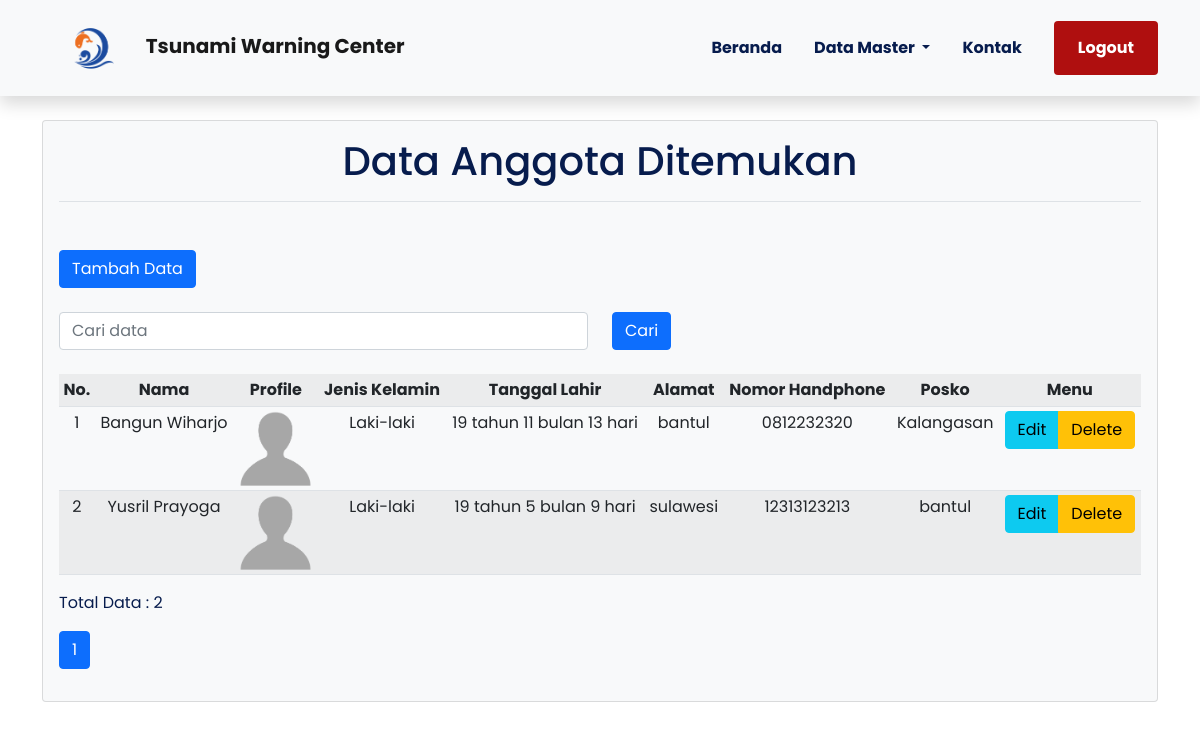
Page /Backend/tampil.php on the committed database.
### tables this page shows
CREATE TABLE `anggota` (
  `id` int(11) NOT NULL,
  `nama` varchar(255) NOT NULL,
  `jk` enum('L','P') NOT NULL,
  `tanggal_lahir` date NOT NULL,
  `alamat` varchar(255) NOT NULL,
  `telp` varchar(15) NOT NULL,
  `posko` varchar(255) NOT NULL,
  `foto` varchar(15) NOT NULL
);

### Backend/tampil.php (the view, shortened to what this page needs)
<?php
require 'koneksi.php';
?>
<!doctype html>
<html lang="en">
<head>
    <link rel="stylesheet" href="libraries/bootstrap/css/bootstrap.css">
    <link rel="stylesheet" href="style/main.css">
</head>
<body>
    <?php include 'layout/navbar.php' ?>
    <main>
        <div class="container" style="margin-top: 120px;">
            <div class="card bg-light">
                <div class="card-body">
                    <h1 class="text-center">Data Anggota Ditemukan</h1>
                    <div class="border-bottom mt-3 mb-5"></div>
                    <a href="tambah.php" class="btn btn-primary mb-4">Tambah Data</a>
                    <?php
                    $limit = 4;
                    if (@$_GET['hal'] == '') {
                        $offset = 0;
                        $hal = 1;
                    } else {
                        $offset = ($_GET['hal'] - 1) * $limit;
                        $hal = $_GET['hal'];
                        $no = $offset + 1;
                    }
                    if (@$_POST['cari']) {
                      $cari = $_POST['cari'];
                      $anggota = mysqli_query($konek, "SELECT * FROM anggota WHERE
                      nama LIKE '%$cari%'
                      OR tanggal_lahir LIKE '%$cari%'
                      OR alamat LIKE '%$cari%'
                      OR telp LIKE '%$cari%'
                      ORDER BY nama ASC ") or die(mysqli_error($konek));
                    } else {
                        $anggota = mysqli_query($konek, "SELECT * FROM anggota ORDER BY nama ASC  LIMIT $offset, $limit") or die(mysqli_error($konek));
                    }
                    ?>
                    <form action="" method="post">
                        <div class="form-row align-items-center">
                            <div class="row">
                                <div class="col-6">
                                    <input type="text" name="cari" class="form-control mb-2" id="cari" placeholder="Cari data">
                                </div>
                                <div class="col-6">
                                    <button class="btn btn-primary mb-2" type="submit">Cari</button>
                                </div>
                            </div>
                        </div>
                    </form>
                    <table class="table table-sm table-striped align-item-center text-center mt-3">
                        <tr>
                            <th>No.</th>
                            <th>Nama</th>
                            <th>Profile</th>
                            <th>Jenis Kelamin</th>
                            <th>Tanggal Lahir</th>
                            <th>Alamat</th>
                            <th>Nomor Handphone</th>
                            <th>Posko</th>
                            <th>Menu</th>
                        </tr>
                        <?php
                        $anggota_tot = mysqli_query($konek, "SELECT * FROM anggota") or die(mysqli_error($konek));
                        $no = 1;
                        $total = mysqli_num_rows($anggota_tot);
                        require 'umur.php';
                        foreach ($anggota as $row) : {
                                $jk = ($row['jk'] == 'L') ? 'Laki-laki' : 'Perempuan';
                                $foto = ($row['foto'] == '') ? 'no-profile.jpg' : $row['foto'];
                        ?>
                                <tr>
                                    <td><?= $no ?></td>
                                    <td><?= $row["nama"] ?></td>
                                    <td><img src="images/<?= $foto ?>" width="75" alt=""></td>
                                    <td><?= $jk ?></td>
                                    <td><?= hitung_umur($row["tanggal_lahir"]) ?></td>
                                    <td><?= $row["alamat"] ?></td>
                                    <td><?= $row["telp"] ?></td>
                                    <td><?= $row["posko"] ?></td>
                                    <td>
                                        <div class="btn-group" role="group" aria-label="basic example">
                                            <a href="tambah.php?id=<?= $row['id']; ?>" class="btn btn-info">Edit</a>
                                            <a href="function.php?id=<?= $row['id']; ?>" class="btn btn-warning" onclick="return confirm('Apakah Anda yakin ingin menghapus data ini?')">Delete</a>
                                        </div>
                                    </td>
                                </tr>
                            <?php $no++;
                            } ?>
                        <?php endforeach ?>
                    </table>
                    <p>Total Data : <?= $total; ?></p>
                    <nav aria-label="Page navigation example">
                        <ul class="pagination">
                            <?php
                            $jml_hal = ceil($total / $limit);
                            for ($i = 1; $i <= $jml_hal; $i++) {
                                if ($i != $hal) {
                            ?>
                                    <li class="page-item">
                                        <a href="tampil.php?hal=<?= $i ?>" class="page-link"><?= $i ?></a>
                                    </li>
                                <?php
                                } else {
                                ?>
                                    <li class="page-item active">
                                        <a class="page-link"><?= $i ?></a>
                                    </li>
                            <?php
                                }
                            }
                            ?>
                        </ul>
                    </nav>
                </div>
            </div>
        </div>
    </main>
</body>
</html>

### Backend/layout/navbar.php (shortened to what this page needs)
<!DOCTYPE html>
<html lang="en">
<head>
  <link href="https://cdn.jsdelivr.net/npm/bootstrap@5.1.3/dist/css/bootstrap.min.css" rel="stylesheet">
  <link rel="stylesheet" href="style/main.css">
</head>
  <div class="container">
    <nav class="navbar navbar-expand-lg navbar-light bg-light fixed-top shadow">
      <div class="container">
        <a class="navbar-brand" href="admin.php">
          <img class="rounded-circle" src="Images/tsunami.png" alt="Logo Tsunami">
          <b>Tsunami Warning Center</b>
        </a>
        <div class="collapse navbar-collapse" id="navbarNav">
          <ul class="navbar-nav ms-auto mb-2 mb-lg-0 text-center">
            <li class="nav-item mx-md-2">
              <a class="nav-link active" aria-current="page" href="admin.php">Beranda</a>
            </li>
            <li class="nav-item dropdown mx-md-2">
              <a class="nav-link active dropdown-toggle" href="#" id="navbarDropdownMenuLink" role="button"
                data-bs-toggle="dropdown" aria-expanded="false">
                Data Master
              </a>
            </li>
            <li class="nav-item mx-md-2">
              <a class="nav-link active" href="kontak.php">Kontak</a>
            </li>
          </ul>
          <div class="justify-content-center text-center">
            <a class="btn px-4 btn-danger ms-3" href="logout.php" role="button">Logout</a>
          </div>
        </div>
      </div>
    </nav>
  </div>
</body>
</html>

### Backend/umur.php (shortened to what this page needs)
<?php
    function hitung_umur($umur) {
        $tanggal_lahir = new DateTime($umur);
        $sekarang = new DateTime("today");
        $thn = $sekarang->diff($tanggal_lahir)->y;
        $bln = $sekarang->diff($tanggal_lahir)->m;
        $tgl = $sekarang->diff($tanggal_lahir)->d;
        echo $thn." tahun ".$bln. " bulan ".$tgl. " hari ";
    }
?>

### Backend/style/main.css (style rules this page uses)
body { background-color: #ffffff; font-family: "poppins", sans-serif; color: #071C4D; }
.navbar-brand img { max-height: 70px; }
.navbar-light .navbar-nav .nav-link { color: #071C4D; }
.navbar-light .navbar-nav .nav-link.active { font-weight: bold; color: #071C4D !important; }
.btn-danger { background: rgb(175, 15, 15); border: 0; padding: 15px 40px 15px 40px; font-size: 16px; font-weight: bold; }

### rows in the picture
anggota: nama "Bangun Wiharjo", jk "Laki-laki", tanggal_lahir "19", tanggal_lahir "11", tanggal_lahir "13", alamat "bantul", telp "0812232320", posko "Kalangasan"
anggota: nama "Yusril Prayoga", jk "Laki-laki", tanggal_lahir "19", tanggal_lahir "5", tanggal_lahir "9", alamat "sulawesi", telp "12313123213", posko "bantul"

### other values in the picture
$total "2"
